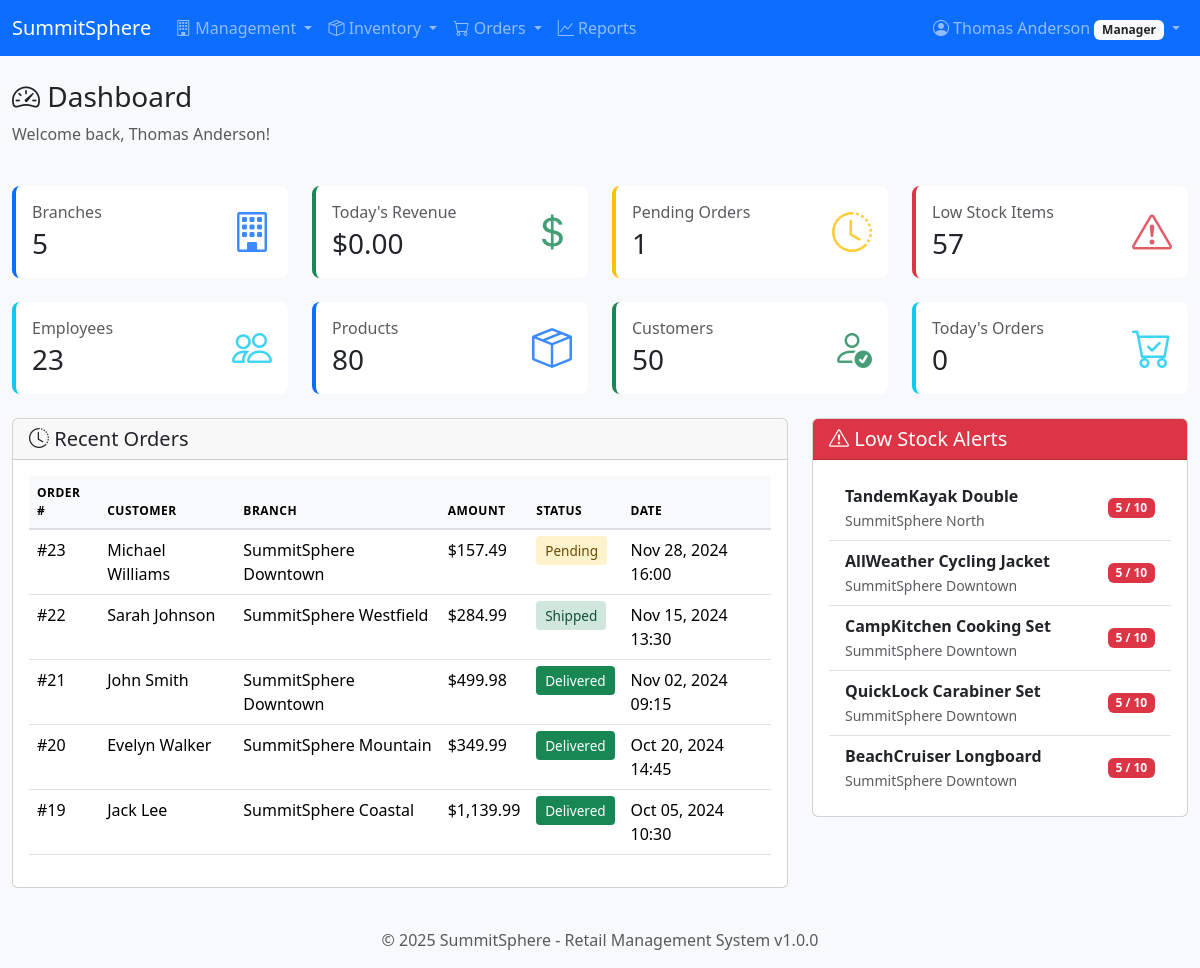
/php/dashboard.php (signed in), run on the app's committed database.
### tables this page shows
CREATE TABLE customer_order (
    order_id INT PRIMARY KEY AUTO_INCREMENT,
    customer_id INT NOT NULL,
    branch_id INT NOT NULL,
    employee_id INT,
    order_date TIMESTAMP DEFAULT CURRENT_TIMESTAMP,
    status ENUM('Pending', 'Processing', 'Shipped', 'Delivered', 'Cancelled', 'Refunded') DEFAULT 'Pending',
    subtotal DECIMAL(12, 2) NOT NULL DEFAULT 0.00,
    tax_amount DECIMAL(10, 2) DEFAULT 0.00,
    discount_amount DECIMAL(10, 2) DEFAULT 0.00,
    total_amount DECIMAL(12, 2) NOT NULL DEFAULT 0.00,
    shipping_address VARCHAR(255),
    notes TEXT,
    created_at TIMESTAMP DEFAULT CURRENT_TIMESTAMP,
    updated_at TIMESTAMP DEFAULT CURRENT_TIMESTAMP ON UPDATE CURRENT_TIMESTAMP,
    FOREIGN KEY (customer_id) REFERENCES customer(customer_id) ON DELETE RESTRICT ON UPDATE CASCADE,
    FOREIGN KEY (branch_id) REFERENCES branch(branch_id) ON DELETE RESTRICT ON UPDATE CASCADE,
    FOREIGN KEY (employee_id) REFERENCES employee(employee_id) ON DELETE SET NULL ON UPDATE CASCADE,
    INDEX idx_order_customer (customer_id),
    INDEX idx_order_branch (branch_id),
    INDEX idx_order_status (status),
    INDEX idx_order_date (order_date)
);

CREATE TABLE branch (
    branch_id INT PRIMARY KEY AUTO_INCREMENT,
    name VARCHAR(100) NOT NULL,
    location VARCHAR(255) NOT NULL,
    contact_phone VARCHAR(20),
    email VARCHAR(100),
    opening_hour TIME DEFAULT '09:00:00',
    closing_hour TIME DEFAULT '21:00:00',
    created_at TIMESTAMP DEFAULT CURRENT_TIMESTAMP,
    updated_at TIMESTAMP DEFAULT CURRENT_TIMESTAMP ON UPDATE CURRENT_TIMESTAMP,
    is_active BOOLEAN DEFAULT TRUE,
    INDEX idx_branch_location (location),
    INDEX idx_branch_active (is_active)
);

CREATE TABLE inventory (
    inventory_id INT PRIMARY KEY AUTO_INCREMENT,
    branch_id INT NOT NULL,
    product_id INT NOT NULL,
    quantity INT NOT NULL DEFAULT 0,
    min_stock_level INT DEFAULT 10,
    max_stock_level INT DEFAULT 1000,
    last_restocked TIMESTAMP NULL,
    created_at TIMESTAMP DEFAULT CURRENT_TIMESTAMP,
    updated_at TIMESTAMP DEFAULT CURRENT_TIMESTAMP ON UPDATE CURRENT_TIMESTAMP,
    FOREIGN KEY (branch_id) REFERENCES branch(branch_id) ON DELETE CASCADE ON UPDATE CASCADE,
    FOREIGN KEY (product_id) REFERENCES product(product_id) ON DELETE CASCADE ON UPDATE CASCADE,
    UNIQUE KEY uk_branch_product (branch_id, product_id),
    INDEX idx_inventory_quantity (quantity),
    INDEX idx_inventory_low_stock (quantity, min_stock_level)
);

CREATE TABLE product (
    product_id INT PRIMARY KEY AUTO_INCREMENT,
    category_id INT NOT NULL,
    supplier_id INT NOT NULL,
    name VARCHAR(150) NOT NULL,
    description TEXT,
    sku VARCHAR(50) UNIQUE NOT NULL,
    unit_price DECIMAL(10, 2) NOT NULL,
    cost_price DECIMAL(10, 2),
    weight DECIMAL(8, 2),
    dimensions VARCHAR(50),
    image_url VARCHAR(255),
    created_at TIMESTAMP DEFAULT CURRENT_TIMESTAMP,
    updated_at TIMESTAMP DEFAULT CURRENT_TIMESTAMP ON UPDATE CURRENT_TIMESTAMP,
    is_active BOOLEAN DEFAULT TRUE,
    FOREIGN KEY (category_id) REFERENCES category(category_id) ON DELETE RESTRICT ON UPDATE CASCADE,
    FOREIGN KEY (supplier_id) REFERENCES supplier(supplier_id) ON DELETE RESTRICT ON UPDATE CASCADE,
    INDEX idx_product_category (category_id),
    INDEX idx_product_supplier (supplier_id),
    INDEX idx_product_sku (sku),
    INDEX idx_product_active (is_active),
    INDEX idx_product_price (unit_price)
);

### php/config/config.php (called while the page is built, shortened)
<?php
function formatCurrency($amount) {
    return '$' . number_format($amount, 2);
}
function formatDateTime($datetime) {
    return date('M d, Y H:i', strtotime($datetime));
}

### php/dashboard.php (the view, shortened to what this page needs)
<?php
require_once 'config/config.php';
$db = new Database();
$conn = $db->getConnection();
$stats = [];
try {
    switch ($_SESSION['role']) {
        case ROLE_MANAGER:
            $stats['branches'] = $conn->query("SELECT COUNT(*) FROM branch WHERE is_active = TRUE")->fetchColumn();
            $stats['employees'] = $conn->query("SELECT COUNT(*) FROM employee WHERE is_active = TRUE")->fetchColumn();
            $stats['products'] = $conn->query("SELECT COUNT(*) FROM product WHERE is_active = TRUE")->fetchColumn();
            $stats['customers'] = $conn->query("SELECT COUNT(*) FROM customer WHERE is_active = TRUE")->fetchColumn();
            $stats['orders_today'] = $conn->query("SELECT COUNT(*) FROM customer_order WHERE DATE(order_date) = CURRENT_DATE")->fetchColumn();
            $stats['revenue_today'] = $conn->query("SELECT COALESCE(SUM(total_amount), 0) FROM customer_order WHERE DATE(order_date) = CURRENT_DATE AND status != 'Cancelled'")->fetchColumn();
            $stats['low_stock'] = $conn->query("SELECT COUNT(*) FROM inventory WHERE quantity <= min_stock_level")->fetchColumn();
            $stats['pending_orders'] = $conn->query("SELECT COUNT(*) FROM customer_order WHERE status = 'Pending'")->fetchColumn();
            $recentOrders = $conn->query("SELECT co.*, CONCAT(c.first_name, ' ', c.last_name) AS customer_name, b.name AS branch_name
                                          FROM customer_order co
                                          JOIN customer c ON co.customer_id = c.customer_id
                                          JOIN branch b ON co.branch_id = b.branch_id
                                          ORDER BY co.order_date DESC LIMIT 5")->fetchAll();
            $lowStockItems = $conn->query("SELECT p.name AS product_name, b.name AS branch_name, i.quantity, i.min_stock_level
                                           FROM inventory i
                                           JOIN product p ON i.product_id = p.product_id
                                           JOIN branch b ON i.branch_id = b.branch_id
                                           WHERE i.quantity <= i.min_stock_level
                                           ORDER BY (i.min_stock_level - i.quantity) DESC LIMIT 5")->fetchAll();
            break;
    }
} catch (PDOException $e) {
    error_log("Dashboard Error: " . $e->getMessage());
}
include 'includes/header.php';
?>
<div class="row mb-4">
    <div class="col">
        <h1 class="h3">
            <i class="bi bi-speedometer2"></i> Dashboard
        </h1>
        <p class="text-muted">Welcome back, <?php echo htmlspecialchars($_SESSION['full_name']); ?>!</p>
    </div>
</div>
<?php if ($_SESSION['role'] === ROLE_MANAGER): ?>
<div class="row mb-4">
    <div class="col-md-3">
        <div class="card dashboard-card stat-card">
            <div class="card-body">
                <div class="d-flex justify-content-between align-items-center">
                    <div>
                        <h6 class="text-muted mb-1">Branches</h6>
                        <h3 class="mb-0"><?php echo $stats['branches']; ?></h3>
                    </div>
                    <i class="bi bi-building card-icon text-primary"></i>
                </div>
            </div>
        </div>
    </div>
    <div class="col-md-3">
        <div class="card dashboard-card stat-card success">
            <div class="card-body">
                <div class="d-flex justify-content-between align-items-center">
                    <div>
                        <h6 class="text-muted mb-1">Today's Revenue</h6>
                        <h3 class="mb-0"><?php echo formatCurrency($stats['revenue_today']); ?></h3>
                    </div>
                    <i class="bi bi-currency-dollar card-icon text-success"></i>
                </div>
            </div>
        </div>
    </div>
    <div class="col-md-3">
        <div class="card dashboard-card stat-card warning">
            <div class="card-body">
                <div class="d-flex justify-content-between align-items-center">
                    <div>
                        <h6 class="text-muted mb-1">Pending Orders</h6>
                        <h3 class="mb-0"><?php echo $stats['pending_orders']; ?></h3>
                    </div>
                    <i class="bi bi-clock-history card-icon text-warning"></i>
                </div>
            </div>
        </div>
    </div>
    <div class="col-md-3">
        <div class="card dashboard-card stat-card danger">
            <div class="card-body">
                <div class="d-flex justify-content-between align-items-center">
                    <div>
                        <h6 class="text-muted mb-1">Low Stock Items</h6>
                        <h3 class="mb-0"><?php echo $stats['low_stock']; ?></h3>
                    </div>
                    <i class="bi bi-exclamation-triangle card-icon text-danger"></i>
                </div>
            </div>
        </div>
    </div>
</div>
<div class="row mb-4">
    <div class="col-md-3">
        <div class="card dashboard-card stat-card info">
            <div class="card-body">
                <div class="d-flex justify-content-between align-items-center">
                    <div>
                        <h6 class="text-muted mb-1">Employees</h6>
                        <h3 class="mb-0"><?php echo $stats['employees']; ?></h3>
                    </div>
                    <i class="bi bi-people card-icon text-info"></i>
                </div>
            </div>
        </div>
    </div>
    <div class="col-md-3">
        <div class="card dashboard-card stat-card">
            <div class="card-body">
                <div class="d-flex justify-content-between align-items-center">
                    <div>
                        <h6 class="text-muted mb-1">Products</h6>
                        <h3 class="mb-0"><?php echo $stats['products']; ?></h3>
                    </div>
                    <i class="bi bi-box-seam card-icon text-primary"></i>
                </div>
            </div>
        </div>
    </div>
    <div class="col-md-3">
        <div class="card dashboard-card stat-card success">
            <div class="card-body">
                <div class="d-flex justify-content-between align-items-center">
                    <div>
                        <h6 class="text-muted mb-1">Customers</h6>
                        <h3 class="mb-0"><?php echo $stats['customers']; ?></h3>
                    </div>
                    <i class="bi bi-person-check card-icon text-success"></i>
                </div>
            </div>
        </div>
    </div>
    <div class="col-md-3">
        <div class="card dashboard-card stat-card info">
            <div class="card-body">
                <div class="d-flex justify-content-between align-items-center">
                    <div>
                        <h6 class="text-muted mb-1">Today's Orders</h6>
                        <h3 class="mb-0"><?php echo $stats['orders_today']; ?></h3>
                    </div>
                    <i class="bi bi-cart-check card-icon text-info"></i>
                </div>
            </div>
        </div>
    </div>
</div>
<div class="row">
    <div class="col-md-8">
        <div class="card">
            <div class="card-header">
                <h5 class="mb-0"><i class="bi bi-clock-history"></i> Recent Orders</h5>
            </div>
            <div class="card-body">
                <?php if (!empty($recentOrders)): ?>
                <div class="table-responsive">
                    <table class="table table-hover">
                        <thead>
                            <tr>
                                <th>Order #</th>
                                <th>Customer</th>
                                <th>Branch</th>
                                <th>Amount</th>
                                <th>Status</th>
                                <th>Date</th>
                            </tr>
                        </thead>
                        <tbody>
                            <?php foreach ($recentOrders as $order): ?>
                            <tr>
                                <td>#<?php echo $order['order_id']; ?></td>
                                <td><?php echo htmlspecialchars($order['customer_name']); ?></td>
                                <td><?php echo htmlspecialchars($order['branch_name']); ?></td>
                                <td><?php echo formatCurrency($order['total_amount']); ?></td>
                                <td><span class="order-status <?php echo strtolower($order['status']); ?>"><?php echo $order['status']; ?></span></td>
                                <td><?php echo formatDateTime($order['order_date']); ?></td>
                            </tr>
                            <?php endforeach; ?>
                        </tbody>
                    </table>
                </div>
                <?php else: ?>
                <p class="text-muted text-center">No recent orders</p>
                <?php endif; ?>
            </div>
        </div>
    </div>
    <div class="col-md-4">
        <div class="card">
            <div class="card-header bg-danger text-white">
                <h5 class="mb-0"><i class="bi bi-exclamation-triangle"></i> Low Stock Alerts</h5>
            </div>
            <div class="card-body">
                <?php if (!empty($lowStockItems)): ?>
                <ul class="list-group list-group-flush">
                    <?php foreach ($lowStockItems as $item): ?>
                    <li class="list-group-item d-flex justify-content-between align-items-center">
                        <div>
                            <strong><?php echo htmlspecialchars($item['product_name']); ?></strong><br>
                            <small class="text-muted"><?php echo htmlspecialchars($item['branch_name']); ?></small>
                        </div>
                        <span class="badge bg-danger"><?php echo $item['quantity']; ?> / <?php echo $item['min_stock_level']; ?></span>
                    </li>
                    <?php endforeach; ?>
                </ul>
                <?php else: ?>
                <p class="text-success text-center"><i class="bi bi-check-circle"></i> All stock levels are healthy!</p>
                <?php endif; ?>
            </div>
        </div>
    </div>
</div>
<?php endif; ?>
<?php include 'includes/footer.php'; ?>

### php/assets/css/style.css (style rules this page uses)
:root { --primary-color: #0d6efd; --secondary-color: #6c757d; --success-color: #198754; --danger-color: #dc3545; --warning-color: #ffc107; --info-color: #0dcaf0; }
body { min-height: 100vh; display: flex; flex-direction: column; background-color: #f8f9fa; }
.dashboard-card { transition: transform 0.2s, box-shadow 0.2s; border: none; border-radius: 0.5rem; }
.dashboard-card .card-icon { font-size: 2.5rem; opacity: 0.8; }
.stat-card { border-left: 4px solid var(--primary-color); }
.stat-card.success { border-left-color: var(--success-color); }
.stat-card.warning { border-left-color: var(--warning-color); }
.stat-card.danger { border-left-color: var(--danger-color); }
.stat-card.info { border-left-color: var(--info-color); }
.table thead th { background-color: #f8f9fa; border-bottom: 2px solid #dee2e6; font-weight: 600; text-transform: uppercase; font-size: 0.75rem; letter-spacing: 0.5px; }
.order-status { padding: 0.35em 0.65em; border-radius: 0.25rem; font-weight: 500; font-size: 0.85rem; }
.order-status.pending { background-color: #fff3cd; color: #664d03; }
.order-status.shipped { background-color: #d1e7dd; color: #0f5132; }
.order-status.delivered { background-color: #198754; color: white; }

### data on the page
customer_order: order_id "23", customer_name "Michael Williams", branch.name "SummitSphere Downtown", total_amount "$157.49", status "Pending", order_date "Nov 28, 2024 16:00"
customer_order: order_id "22", customer_name "Sarah Johnson", branch.name "SummitSphere Westfield", total_amount "$284.99", status "Shipped", order_date "Nov 15, 2024 13:30"
customer_order: order_id "21", customer_name "John Smith", branch.name "SummitSphere Downtown", total_amount "$499.98", status "Delivered", order_date "Nov 02, 2024 09:15"
customer_order: order_id "20", customer_name "Evelyn Walker", branch.name "SummitSphere Mountain", total_amount "$349.99", status "Delivered", order_date "Oct 20, 2024 14:45"
customer_order: order_id "19", customer_name "Jack Lee", branch.name "SummitSphere Coastal", total_amount "$1,139.99", status "Delivered", order_date "Oct 05, 2024 10:30"
inventory: product.name "TandemKayak Double", branch.name "SummitSphere North", quantity "5", min_stock_level "10"
inventory: product.name "AllWeather Cycling Jacket", branch.name "SummitSphere Downtown", quantity "5", min_stock_level "10"
inventory: product.name "CampKitchen Cooking Set", branch.name "SummitSphere Downtown", quantity "5", min_stock_level "10"
inventory: product.name "QuickLock Carabiner Set", branch.name "SummitSphere Downtown", quantity "5", min_stock_level "10"
inventory: product.name "BeachCruiser Longboard", branch.name "SummitSphere Downtown", quantity "5", min_stock_level "10"

### other printed values
APP_NAME "SummitSphere"
$_SESSION['full_name'] "Thomas Anderson"
$_SESSION['role'] "Manager"
$stats['branches'] "5"
formatCurrency($stats['revenue_today']) "$0.00"
$stats['pending_orders'] "1"
$stats['low_stock'] "57"
$stats['employees'] "23"
$stats['products'] "80"
$stats['customers'] "50"
$stats['orders_today'] "0"
APP_VERSION "1.0.0"
